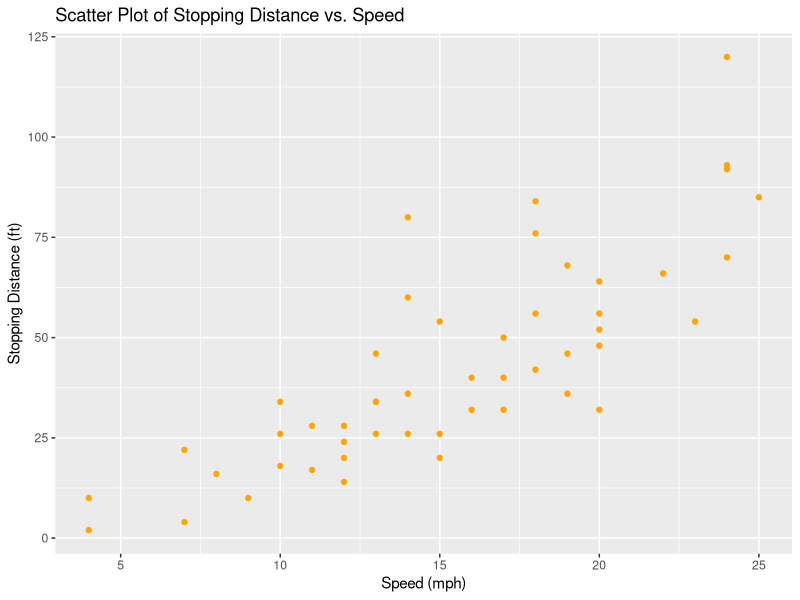
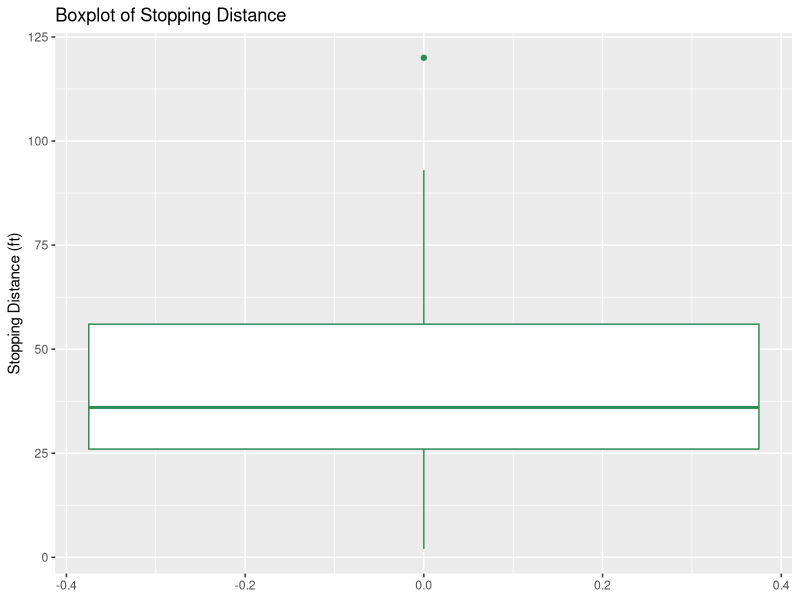
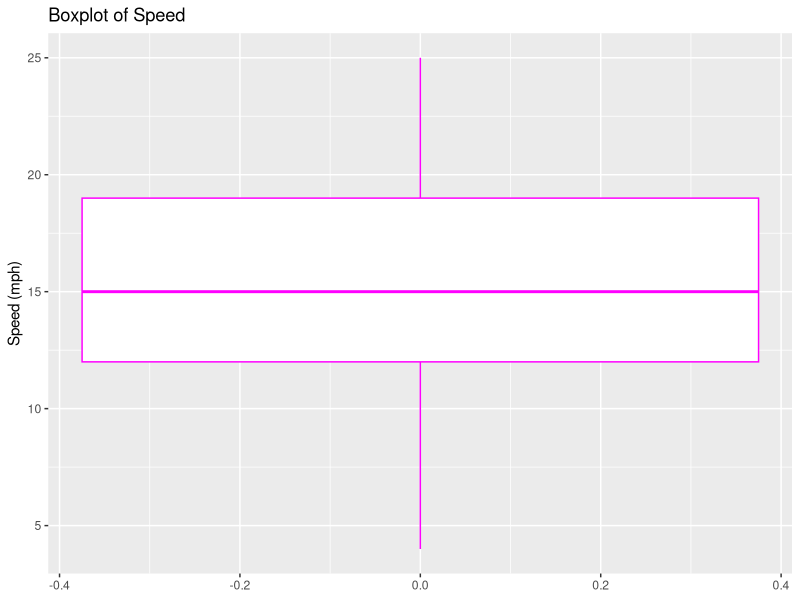
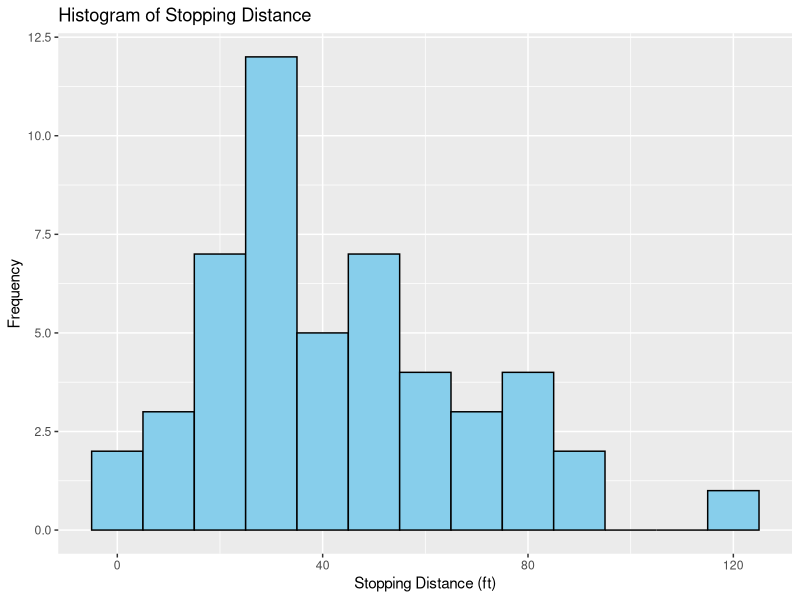
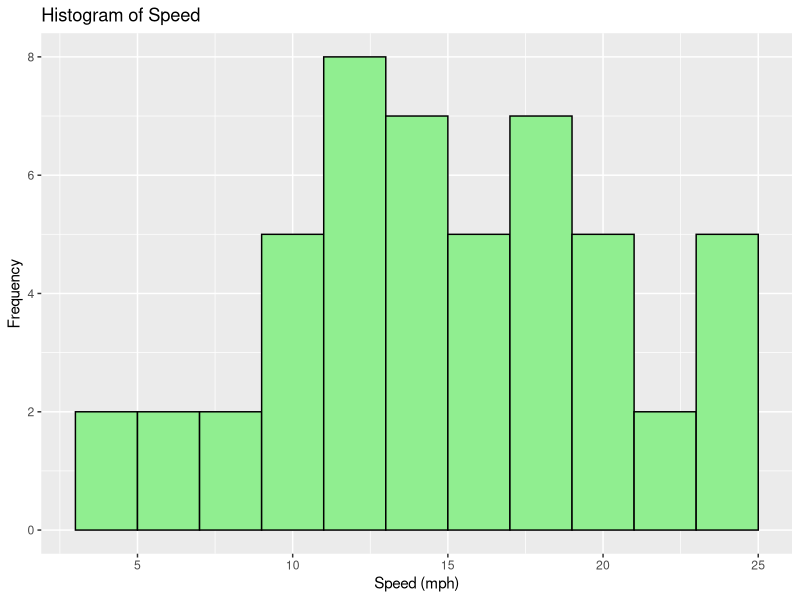

These charts were generated, in order, by the following R code:
# Load the Cars data set
data("cars")
View(cars)

# Define variables
speed <- cars$speed
distance <- cars$dist

# Calculate descriptive statistics for Speed
speed_stats <- c(
  Min = min(speed),
  Max = max(speed),
  Q1 = quantile(speed, 0.25),
  Q3 = quantile(speed, 0.75),
  Mean = mean(speed),
  Median = median(speed),
  Standard_Deviation = sd(speed),
  Variance = var(speed),
  IQR = IQR(speed),
  MAD = mad(speed)
)

print(speed_stats)

# Calculate descriptive statistics for Distance
distance_stats <- c(
  Min = min(distance),
  Max = max(distance),
  Q1 = quantile(distance, 0.25),
  Q3 = quantile(distance, 0.75),
  Mean = mean(distance),
  Median = median(distance),
  Standard_Deviation = sd(distance),
  Variance = var(distance),
  IQR = IQR(distance),
  MAD = mad(distance)
)

print(distance_stats)

# Combine statistics into a data frame
stats_df <- data.frame(
  Variables = c("Speed", "Distance"),
  t(speed_stats),
  t(distance_stats)
)


# Print the table
print(stats_df)


# Load necessary libraries
library(ggplot2)


# Scatter plot Y~X
ggplot(cars, aes(x = speed, y = distance, )) +
  geom_point(color= "orange") +
  labs(title = "Scatter Plot of Stopping Distance vs. Speed",
       x = "Speed (mph)",
       y = "Stopping Distance (ft)")

# Boxplot of Y (Stopping Distance)
ggplot(cars, aes(y = distance)) +
  geom_boxplot(color= "seagreen") +
  labs(title = "Boxplot of Stopping Distance",
       y = "Stopping Distance (ft)")

# Boxplot of X (Speed)
ggplot(cars, aes(y = speed)) +
  geom_boxplot(color= "magenta") +
  labs(title = "Boxplot of Speed",
       y = "Speed (mph)")

# Histogram of Y (Stopping Distance)
ggplot(cars, aes(x = distance)) +
  geom_histogram(binwidth = 10, fill = "skyblue", color = "black") +
  labs(title = "Histogram of Stopping Distance",
       x = "Stopping Distance (ft)",
       y = "Frequency")

# Histogram of X (Speed)
ggplot(cars, aes(x = speed)) +
  geom_histogram(binwidth = 2, fill = "lightgreen", color = "black") +
  labs(title = "Histogram of Speed",
       x = "Speed (mph)",
       y = "Frequency")

